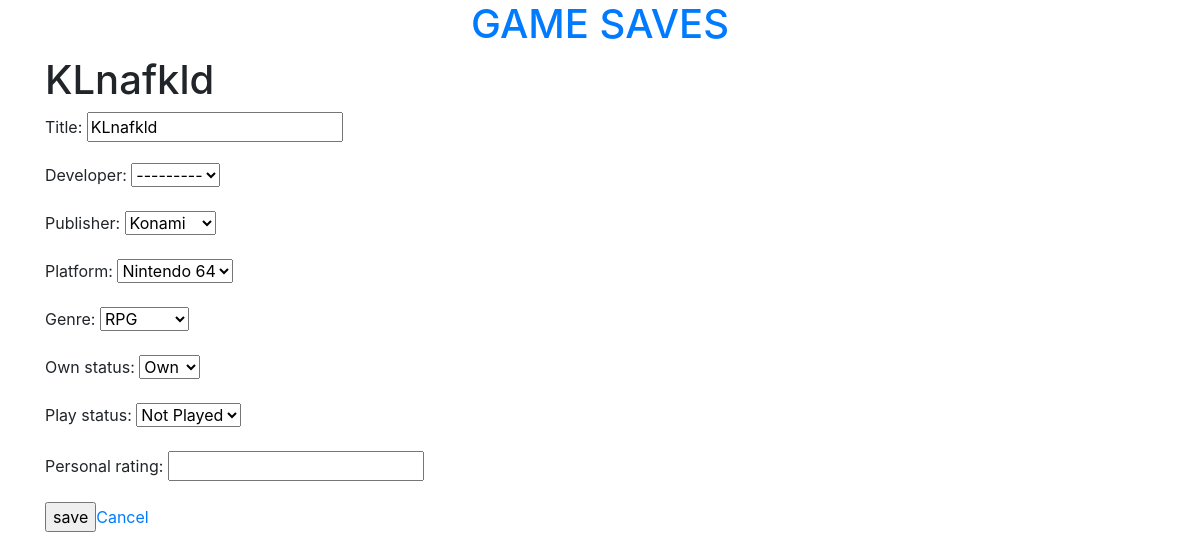
Page /edit/17/ on the earlier database version.
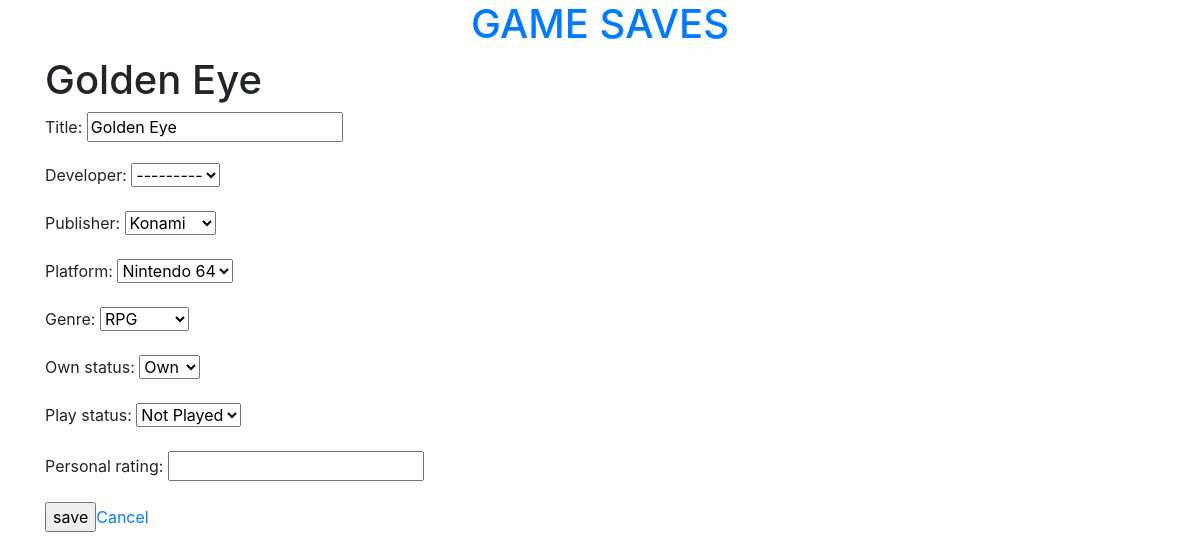
Same page on the later database version.
### tracker/models.py (models this page shows, shortened)
class Game(models.Model):
    title = models.CharField(max_length=255)
    developer = models.ForeignKey('Developer', null=True)
    publisher = models.ForeignKey('Publisher')
    genre = models.ForeignKey('Genre')
    platform = models.ForeignKey('Platform')
    OWN_STATUS_CHOICES = (
        ('Own', 'Own'),
        ('Want', 'Want'),
    )
    own_status = models.CharField(max_length=4, choices=OWN_STATUS_CHOICES, default='Want')
    PLAY_STATUS_CHOICES = (
        ('Played', 'Played'),
        ('Not Played', 'Not Played'),
    )
    play_status = models.CharField(max_length=10, choices=PLAY_STATUS_CHOICES, default='Not Played')
    personal_rating = models.IntegerField(
        validators = [MaxValueValidator(5), MinValueValidator(1)],
        null=True,
        blank=True,
    )
    class Meta:
        ordering = ['title']

### tracker/views.py (the view)
# urls.py: url(r'^edit/(?P<pk>\d+)/$', views.GameUpdateView.as_view(), name='update'),
class GameUpdateView(UpdateView):
    fields = ('title', 'developer', 'publisher', 'platform', 'genre', 'own_status', 'play_status', 'personal_rating')
    model = Game

### tracker/models.py (called while the page is built)
    def __str__(self):
        return self.name

    def __str__(self):
        return self.name

    def __str__(self):
        return self.system

### tracker/templates/tracker/game_form.html (shortened to what this page needs)
{% extends 'tracker/base.html' %}
{% block content %}
<div class="form">
  <h1>{{ form.instance.title|default:"Add a game" }}</h1>
  <form method="POST" action="">
    {{ form.as_p }}
    <input type="submit" value="save"><a href="{% url 'games:list' %}">Cancel</a>
  </form>
</div>
{% endblock %}

Differences in the rows shown:
changed Game "Konami": instance "KLnafkld" → "Golden Eye"; title "KLnafkld" → "Golden Eye"
